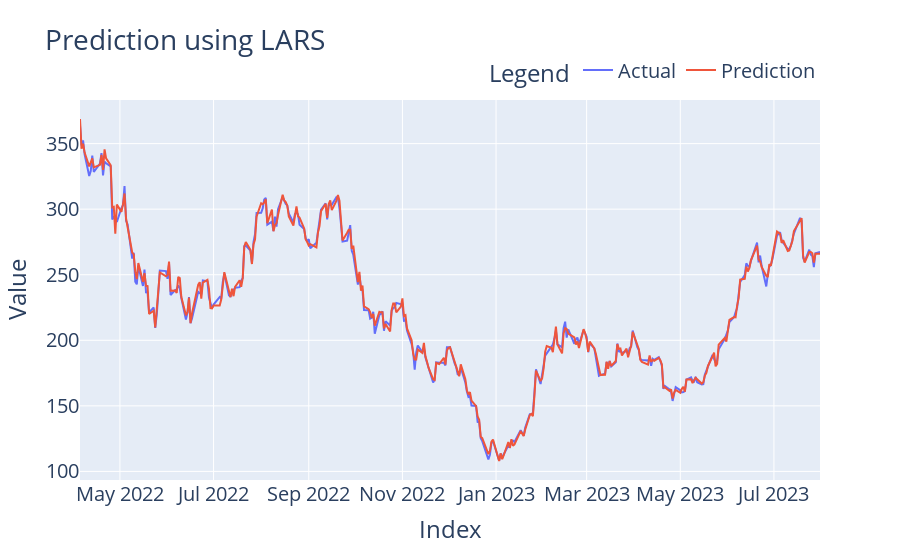

The notebook cell saved with this chart:
### Code cell
'''plt.figure(figsize = (25, 10))
plt.plot(y_test, color = 'blue', label = 'actual')
plt.plot(y_test_pred_lars, color = 'green', label = 'prediction')
plt.title("Prediction using LARS", fontdict= {'fontsize': 20})
plt.legend(loc = 'upper left')
plt.show()'''


import plotly.graph_objects as go

fig = go.Figure()

fig.add_trace(go.Scatter(
    x=y_test.index, 
    y=y_test,
    mode='lines',
    name='Actual'
))

fig.add_trace(go.Scatter(
    x=y_test.index,
    y=y_test_pred_lars, 
    mode='lines',
    name='Prediction'  
))

fig.update_layout(
    title='Prediction using LARS',
    xaxis_title='Index',
    yaxis_title='Value',
    legend_title='Legend',
    font=dict(size=20),
    legend=dict(
        orientation="h",
        yanchor="bottom",
        y=1.02,
        xanchor="right",
        x=1
    )
)

fig.show()

### Figure 1 — Plotly figure (JSON) as saved in the notebook; plotly's stock layout.template omitted (floating-point values rounded to 4 significant figures; data arrays with more than 128 entries replaced by an {"elided": "..."} marker saying what was removed)
{"data": [{"mode": "lines", "name": "Actual", "type": "scatter", "x": {"elided": "331 str values"}, "y": {"elided": "331 float values"}}, {"mode": "lines", "name": "Prediction", "type": "scatter", "x": {"elided": "331 str values"}, "y": {"elided": "331 float values"}}], "layout": {"font": {"size": 20}, "legend": {"orientation": "h", "title": {"text": "Legend"}, "x": 1, "xanchor": "right", "y": 1.02, "yanchor": "bottom"}, "title": {"text": "Prediction using LARS"}, "xaxis": {"title": {"text": "Index"}}, "yaxis": {"title": {"text": "Value"}}}}
